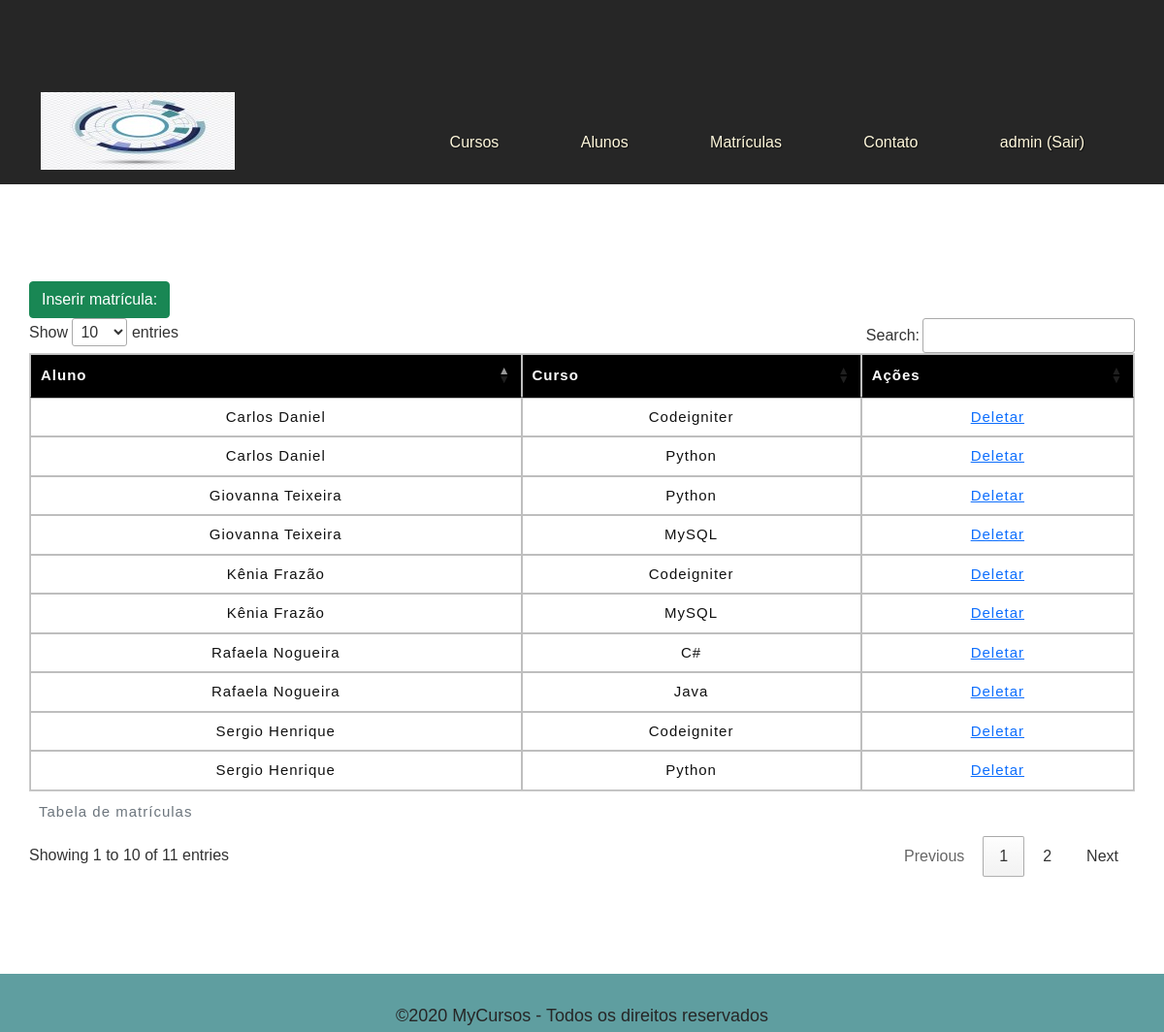
/index.php?pagina=matriculas (signed in), run on the app's committed database.
### tables this page shows
CREATE TABLE `alunos_cursos` (
  `id_aluno_curso` int(11) NOT NULL AUTO_INCREMENT,
  `id_aluno` int(11) NOT NULL,
  `id_curso` int(11) NOT NULL,
  PRIMARY KEY (`id_aluno_curso`),
  KEY `fk_id_aluno_idx` (`id_aluno`),
  KEY `fk_id_curso_idx` (`id_curso`),
  CONSTRAINT `fk_id_aluno` FOREIGN KEY (`id_aluno`) REFERENCES `alunos` (`id_aluno`) ON DELETE NO ACTION ON UPDATE NO ACTION,
  CONSTRAINT `fk_id_curso` FOREIGN KEY (`id_curso`) REFERENCES `cursos` (`id_curso`) ON DELETE NO ACTION ON UPDATE NO ACTION
);

CREATE TABLE `alunos` (
  `id_aluno` int(11) NOT NULL AUTO_INCREMENT,
  `nome_aluno` varchar(100) NOT NULL,
  `data_nascimento` date NOT NULL,
  `endereco` varchar(255) NOT NULL,
  `cidade` varchar(100) NOT NULL,
  `estado` varchar(2) NOT NULL,
  `cpf` varchar(11) NOT NULL,
  PRIMARY KEY (`id_aluno`)
);

CREATE TABLE `cursos` (
  `id_curso` int(11) NOT NULL AUTO_INCREMENT,
  `nome_curso` varchar(100) NOT NULL,
  `carga_horaria` int(11) NOT NULL,
  PRIMARY KEY (`id_curso`)
);

### views/matriculas.php (the view, shortened to what this page needs)
<a class="btn btn-success" href="?pagina=inserir_matricula">Inserir matrícula:</a>
<table style="border:1px solid #ccc; width: 100%" id="matriculas">
    <caption>Tabela de matrículas</caption>
    <thead>
        <tr>
            <th>Aluno</th>
            <th>Curso</th>
            <th>Ações</th>
        </tr>
    </thead>
    <tbody>
    <?php
    $servidor = 'localhost';
    $user = 'root';
    $senha = 'colin122';
    $db = 'escola_curso';
    $connection = mysqli_connect($servidor, $user, $senha, $db);
    $query = "SELECT alunos_cursos.id_aluno_curso, alunos.nome_aluno, cursos.nome_curso
                FROM alunos, cursos, alunos_cursos
                WHERE alunos_cursos.id_aluno = alunos.id_aluno
                AND alunos_cursos.id_curso = cursos.id_curso";
    $consulta_matriculas = mysqli_query($connection, $query);
    while($linha = mysqli_fetch_array($consulta_matriculas)){
        echo '<tr><td>'.$linha['nome_aluno'].'</td>';
        echo '<td>'. $linha['nome_curso'].'</td>';
        ?>
        <td><a href="deleta_matricula.php?id_aluno_curso=<?php echo $linha['id_aluno_curso']; ?>">Deletar</a></td></tr>
        <?php
    }
    ?>
    </tbody>
</table>

### css/estilo.css (style rules this page uses)
* { margin: 0; padding: 0; }
body { font-family: helvetica, arial, serif; font-size: 16px; color:#333; }
td,th { text-align: center; border: 1px solid rgb(190, 190, 190); padding: 5px }
th { background-color: black; color: white }
table { border-collapse: collapse; border: 10px solid #ffff; letter-spacing: 1px; font-family: sans-serif; font-size: 15px; color: #111111; }
caption { caption-side: bottom; padding: 10px; font-style: normal }

### data on the page
alunos_cursos: id_aluno.nome_aluno "Carlos Daniel", id_curso.nome_curso "Codeigniter"
alunos_cursos: id_aluno.nome_aluno "Carlos Daniel", id_curso.nome_curso "Python"
alunos_cursos: id_aluno.nome_aluno "Giovanna Teixeira", id_curso.nome_curso "Python"
alunos_cursos: id_aluno.nome_aluno "Giovanna Teixeira", id_curso.nome_curso "MySQL"
alunos_cursos: id_aluno.nome_aluno "Kênia Frazão", id_curso.nome_curso "Codeigniter"
alunos_cursos: id_aluno.nome_aluno "Kênia Frazão", id_curso.nome_curso "MySQL"
alunos_cursos: id_aluno.nome_aluno "Sergio Henrique", id_curso.nome_curso "Codeigniter"
alunos_cursos: id_aluno.nome_aluno "Sergio Henrique", id_curso.nome_curso "Python"
alunos_cursos: id_aluno.nome_aluno "Rafaela Nogueira", id_curso.nome_curso "C#"
alunos_cursos: id_aluno.nome_aluno "Rafaela Nogueira", id_curso.nome_curso "Java"

### other printed values
$_SESSION['usuario'] "admin"
